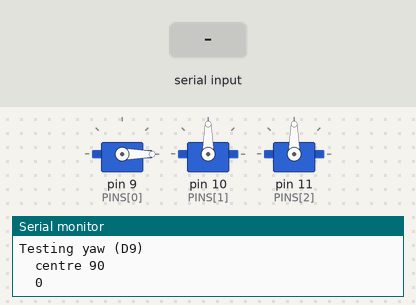
Bench run of a sketch on a simulated Arduino Uno, built with avr-gcc and run on an emulated ATmega328P. On the bench: 3 × servo, the last lines printed to the serial monitor. The inputs (shaded band) are chosen by the test bench.

Above: at 2.1 s.
2.2 s: "yaw 150\n" received over Serial
At 2.8 s:
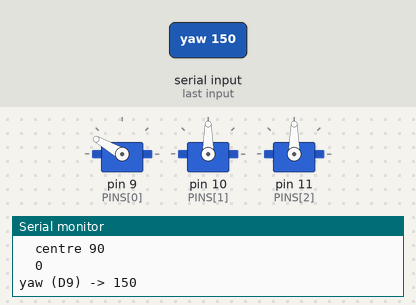
3.7 s: "pitch 1\n" received over Serial
At 4.9 s:
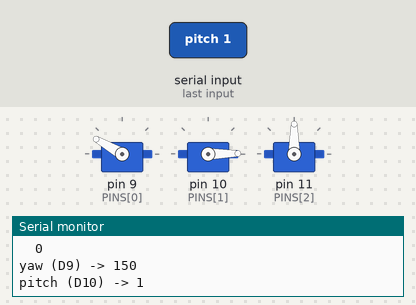
5.2 s: "roll 1\n" received over Serial
At 6.3 s:
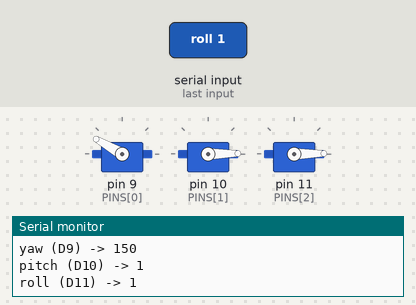
6.7 s: "a\n" received over Serial
At 7.4 s:
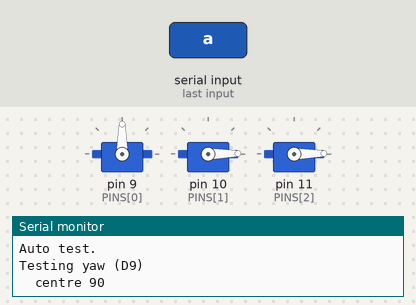
9.7 s: "pitch 150\n" received over Serial
At 10.9 s:
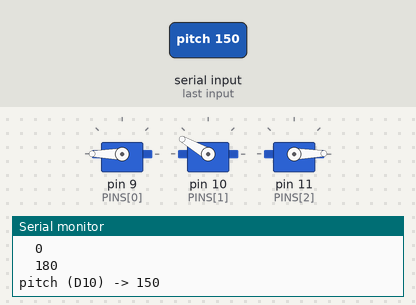
11.2 s: "yaw 1\n" received over Serial
At 12.0 s:
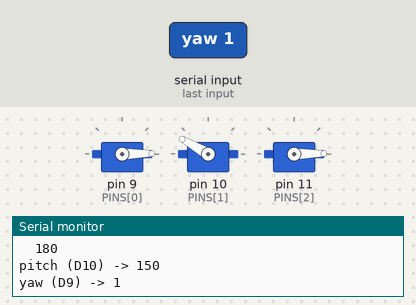
Timing chart, 0 to 13.7 s (numbered marks = the images above; inputs shaded):
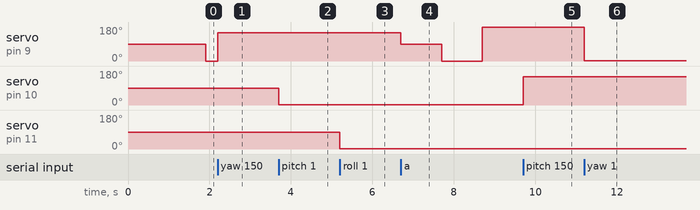

Measured:
- after the input at 2.2 s, servo on pin 9 (PINS[0]): 0° → 150° at once
- after the input at 3.7 s, servo on pin 10 (PINS[1]): 90° → 1° at once
- after the input at 5.2 s, servo on pin 11 (PINS[2]): 90° → 1° at once
- after the input at 6.7 s, servo on pin 9 (PINS[0]): 150° → 90° at once, → 0° 1.0 s later, → 180° 1.0 s later
- after the input at 9.7 s, servo on pin 9 (PINS[0]): stops changing and stays 180°; servo on pin 10 (PINS[1]): 1° → 150° at once
- after the input at 11.2 s, servo on pin 9 (PINS[0]): 180° → 1° at once

The sketch:

servo_positional_test.ino
```cpp
// PART TEST: the standard (positional) SG90 servos. Does each one move and hold an angle?
// Arduino Mega or Uno. Open the Serial Monitor at 115200 baud ("Newline" line ending).
//
// Wiring: yaw signal -> D9, pitch signal -> D10, roll signal -> D11 (optional).
//         Red -> Arduino 5V, brown -> Arduino GND (your setup; put the capacitor across 5V/GND).
//
// Test the servos BEFORE mounting them on the cardboard deck: the sweep uses the full 0-180 range.
//
// It tests one servo at a time (gentler on the Arduino's 5V supply):
//   centre (90) -> 0 -> 180 -> slow sweep 0..180..0 -> back to 90, then moves on to the next servo.
// What to check:
//   - Each servo moves smoothly to both ends and comes back to the same centre each time.
//   - No grinding, no buzzing that won't stop, no twitching while it should be still.
//   - The Arduino doesn't restart (if it does, the "Servo test ready" line prints again:
//     the 5V supply is sagging, so try one servo plugged in at a time).
//
// Type "yaw 45", "pitch 120" or "roll 90" and press Enter to send one servo to an angle.
// Type "a" to go back to the automatic test.

#include <Servo.h>

const int NUM = 3;
const int PINS[NUM] = {9, 10, 11};
const char *NAMES[NUM] = {"yaw (D9)", "pitch (D10)", "roll (D11)"};
Servo servos[NUM];

bool manual = false;

// Moves a servo and waits, but stops early if something is typed.
bool moveAndWait(Servo &s, int angle, unsigned long ms) {
  s.write(angle);
  unsigned long until = millis() + ms;
  while (millis() < until) {
    if (Serial.available()) return false;
  }
  return true;
}

bool testOne(int i) {
  Serial.print(F("Testing "));
  Serial.println(NAMES[i]);
  Servo &s = servos[i];
  Serial.println(F("  centre 90"));
  if (!moveAndWait(s, 90, 1000)) return false;
  Serial.println(F("  0"));
  if (!moveAndWait(s, 0, 1000)) return false;
  Serial.println(F("  180"));
  if (!moveAndWait(s, 180, 1000)) return false;
  Serial.println(F("  slow sweep"));
  for (int a = 180; a >= 0; a -= 2)
    if (!moveAndWait(s, a, 15)) return false;
  for (int a = 0; a <= 180; a += 2)
    if (!moveAndWait(s, a, 15)) return false;
  Serial.println(F("  back to centre 90"));
  return moveAndWait(s, 90, 1500);
}

void handleCommand() {
  String cmd = Serial.readStringUntil('\n');
  cmd.trim();
  if (cmd == "a") {
    manual = false;
    Serial.println(F("Auto test."));
    return;
  }
  int sp = cmd.indexOf(' ');
  if (sp < 0) {
    Serial.println(F("Try: yaw 45, pitch 120, roll 90, or a"));
    return;
  }
  String name = cmd.substring(0, sp);
  int angle = constrain(cmd.substring(sp + 1).toInt(), 0, 180);
  int i = name == "yaw" ? 0 : name == "pitch" ? 1 : name == "roll" ? 2 : -1;
  if (i < 0) {
    Serial.println(F("Unknown servo. Use yaw, pitch or roll."));
    return;
  }
  manual = true;
  servos[i].write(angle);
  Serial.print(NAMES[i]);
  Serial.print(F(" -> "));
  Serial.println(angle);
}

void setup() {
  Serial.begin(115200);
  for (int i = 0; i < NUM; i++) {
    servos[i].attach(PINS[i]);
    servos[i].write(90);
    delay(300);  // one at a time, so they don't all jump at once
  }
  Serial.println(F("Servo test ready. Type e.g. 'yaw 45' to take over, 'a' for auto."));
}

void loop() {
  if (Serial.available()) {
    handleCommand();
    return;
  }
  if (manual) return;
  for (int i = 0; i < NUM && !manual; i++) {
    if (!testOne(i)) return;  // something was typed: handle it on the next loop
    servos[i].write(90);
  }
  Serial.println(F("All done. Starting over in 2 s (type something to take over)."));
  unsigned long until = millis() + 2000;
  while (millis() < until && !Serial.available()) {}
}
```
